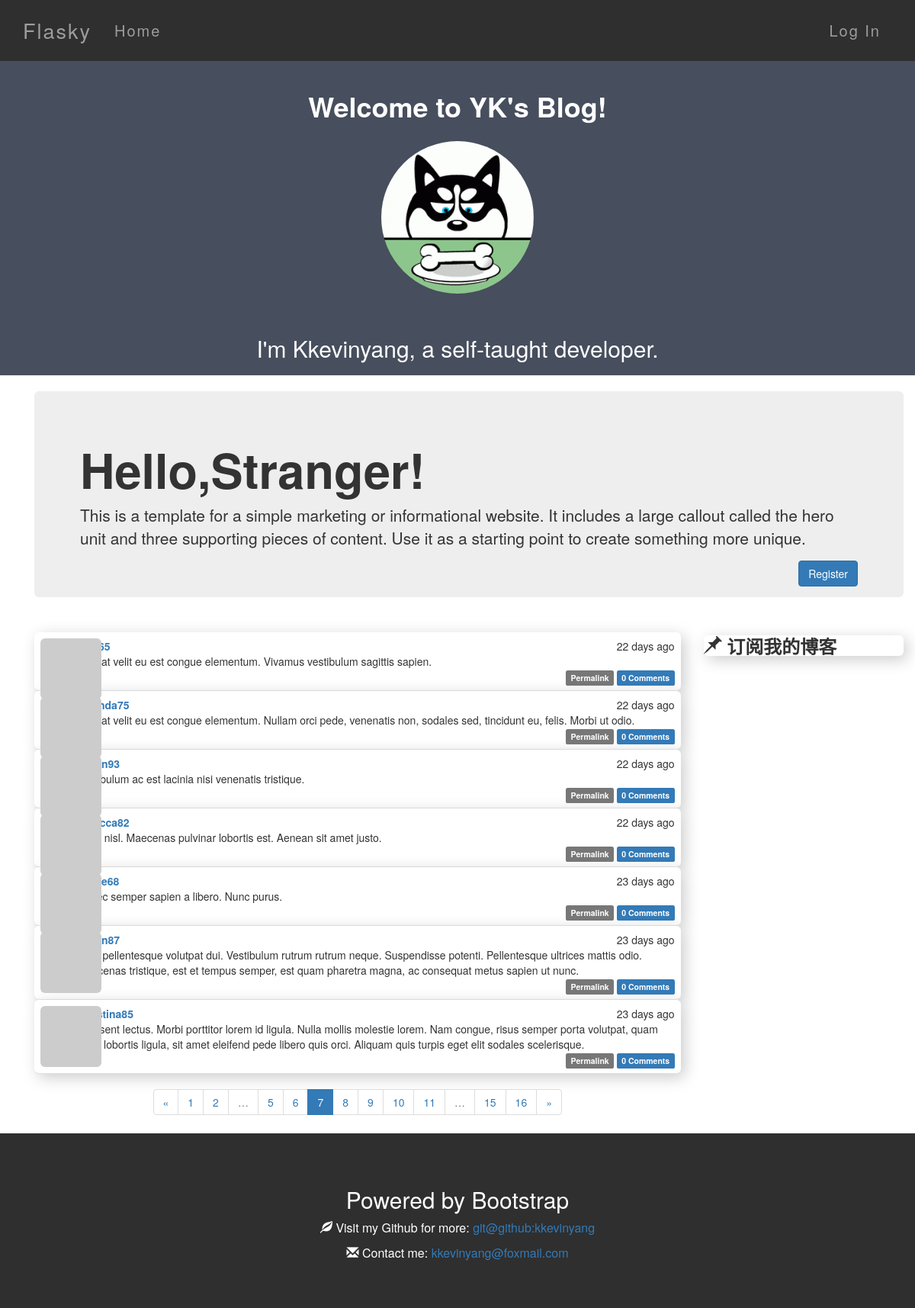
Screenshot of /?page=7 with the database file from the repository.
### app/models.py (models this page shows, shortened)
class Post(db.Model):
    __tablename__ = 'posts'
    id = db.Column(db.Integer, primary_key=True)
    body = db.Column(db.Text)
    timestamp = db.Column(db.DateTime, index=True, default=datetime.utcnow)  # 有默认值
    author_id = db.Column(db.Integer, db.ForeignKey('users.id'))
    body_html = db.Column(db.Text)
    comments = db.relationship('Comment', backref='post', lazy='dynamic')

class User(UserMixin,db.Model):
    __tablename__ = 'users'
    sqlite_autoincrement = True
    id = db.Column(db.Integer, primary_key=True)
    email = db.Column(db.String(64), unique=True, index=True)
    username = db.Column(db.String(64), unique=True, index=True)
    role_id = db.Column(db.Integer, db.ForeignKey('roles.id'))
    password_hash = db.Column(db.String(128))
    confirmed = db.Column(db.Boolean, default=False)
    name = db.Column(db.String(64))
    location = db.Column(db.String(64))
    about_me = db.Column(db.Text())
    member_since = db.Column(db.DateTime(), default=datetime.utcnow)
    last_seen = db.Column(db.DateTime(), default=datetime.utcnow)
    avatar_hash = db.Column(db.String(32))
    posts = db.relationship('Post', backref='author', lazy='dynamic')  # posts和comments都需要关联author才行，所以两个都有
    comments = db.relationship('Comment', backref='author', lazy='dynamic')
    @property
    def password(self):  # 若尝试读取password的值会返回属性错误，因为生成了散列值后不能还原
        raise AttributeError('password is not a readable attribute')
    def gravatar(self, size=100, default='identicon', rating='g'):
        if request.is_secure:
            url = 'https://secure.gravatar.com/avatar'
        else:
            url = 'http://cn.gravatar.com/avatar'
        hash = self.avatar_hash or hashlib.md5(self.email.encode('utf-8')).hexdigest()
        return '{url}/{hash}?s={size}&d={default}&r={rating}'.format(
            url=url, hash=hash, size=size, default=default, rating=rating)

### app/main/views.py (the view)
@main.route('/', methods=['GET', 'POST'])
def index():
    form = PostForm()
    if current_user.can(Permission.WRITE_ARTICLES) and \
            form.validate_on_submit():
        post = Post(body=form.body.data,
                    author=current_user._get_current_object())
        db.session.add(post)
        return redirect(url_for('.index'))
    page = request.args.get('page', 1, type=int)
    pagination = Post.query.order_by(Post.timestamp.desc()).paginate(
        page, per_page=7,
        error_out=False)
    posts = pagination.items
    return render_template('index.html', form=form, posts=posts,
                           pagination=pagination)

### app/auth/views.py (called while the page is built)
@auth.before_app_request
def before_request():
    if current_user.is_authenticated:
        current_user.ping()
        if not current_user.confirmed \
                and request.endpoint[:5] != 'auth.' \
                and request.endpoint != 'static':
            return redirect(url_for('auth.unconfirmed'))

### app/main/__init__.py (called while the page is built)
@main.app_context_processor  # 把permission类加入模板
def inject_permissions():
    return dict(Permission=Permission)

### app/models.py (called while the page is built)
    def can(self, permissions):
        return False

    def is_administrator(self):
        return False

### app/templates/index.html (shortened to what this page needs)
{% extends "base.html" %}
{% import "bootstrap/wtf.html" as wtf %}
{% import "_macros.html" as macros %}
{% block page_content %}
<div class="page-header text-center bg-2">
      <h1>Welcome to YK's Blog!</h1>
      <img src="{{ url_for('static', filename = 'dog.gif') }}" class="me-img img-responsive img-circle margin" alt="me">
      <h2>I'm Kkevinyang, a self-taught developer.</h2>
</div>
{% endblock %}
{% block post_content %}
<div class="container">
    {% if not current_user.is_authenticated %}
    <div class="jumbotron">
        <h1>Hello,Stranger!</h1>
        <p>
         This is a template for a simple marketing or informational website. It includes a large callout called the hero unit and three supporting pieces of content. Use it as a starting point to create something more unique.
        </p>
        <p>
         <a class="btn btn-primary btn-large" href="{{ url_for('auth.register') }}">Register</a>
        </p>
    </div>
    {% endif %}
</div>
<div class="container">
  <div class="row">
    <div class="col-md-9">
      <div class="post">
        <div class="post-tabs">
          {% include '_posts.html' %}
        </div>
      </div>
	  {% if pagination %}
      <div class="pagination text-center">
        {{ macros.pagination_widget(pagination, '.index') }}
      </div>
      {% endif %}
    </div>
    <div class="col-md-3">
      <div class="subscribe shadow frame" data-spy="affix" data-offset-top="611">
        <h3><b><span class="glyphicon glyphicon-pushpin"></span> 订阅我的博客 </b></h3>
      </div>
    </div>
  </div>
</div>
{% endblock %}

### app/templates/_posts.html (shortened to what this page needs)
<ul class="posts">
    {% for post in posts %}
    <li class="post shadow frame">
        <div class="post-thumbnail">
            <a href="{{ url_for('.user', username=post.author.username) }}">
                <img class="img-rounded profile-thumbnail" src="{{ post.author.gravatar(size=40) }}">
            </a>
        </div>
        <div class="post-content">
            <div class="post-date">{{ moment(post.timestamp).fromNow() }}</div>
            <div class="post-author"><a href="{{ url_for('.user', username=post.author.username) }}">{{ post.author.username }}</a></div>
            <div class="post-body">
                {% if post.body_html %}
                    {{ post.body_html | safe }}
                {% else %}
                    {{ post.body }}
                {% endif %}
            </div>
            <div class="post-footer">
                <a href="{{ url_for('.post', id=post.id) }}">
                    <span class="label label-default">Permalink</span>
                </a>
                 <a href="{{ url_for('.post', id=post.id) }}#comments">
                    <span class="label label-primary">{{ post.comments.count() }} Comments</span>
                </a>
            </div>
        </div>
    </li>
    {% endfor %}
</ul>

### app/static/styles.css (style rules this page uses)
.btn { float: right; }
.shadow { box-shadow: 5px 5px 20px #CCC; }
.frame { border-radius: 6px; }
.page-header { padding-top: 20px; margin: 0 0 20px; }
.profile-thumbnail { position: absolute; }
div.post-tabs { margin-top: 16px; }
ul.posts { list-style-type: none; padding: 0px; margin: 16px 0px 0px 0px; border-top: 1px solid #e0e0e0; }
div.post-tabs ul.posts { margin: 0px; border-top: none; }
ul.posts li.post { padding: 8px; border-bottom: 1px solid #e0e0e0; }
div.post-date { float: right; }
div.post-author { font-weight: bold; }
div.post-thumbnail { position: absolute; }
div.post-content { margin-left: 48px; min-height: 48px; }
div.post-footer { text-align: right; }
div.pagination { width: 100%; text-align: center; padding: 0px; margin: 0px; }
.margin { margin-top: 15px; margin-bottom: 35px; }
.me-img { display:inline; width: 200; height: 200; }

### app/static/typography.css (style rules this page uses)
h1,h2,h3,h4,h5 { font-weight: bold; }
p { font-size: 16px; }
.post-body h1,h2,h3,h4,h5 { font-weight: normal; }
div.post-footer { text-align: right; }
.subscribe h3 { font-weight: bold; }

### app/static/color.css (style rules this page uses)
.frame { background-color: #FFF; }
.bg-2 { background-color: #474e5d; color: #ffffff; }

### rows the page displays
Post: timestamp "22 days ago", body "Duis at velit eu est congue elementum. Vivamus vestibulum sagittis sapien.", comments.count "0"
Post: timestamp "22 days ago", author.username "amanda75", body "Duis at velit eu est congue elementum. Nullam orci pede, venenatis non, sodales sed, tincidunt eu, felis. Morbi ut odio.", comments.count "0"
Post: timestamp "22 days ago", body "Vestibulum ac est lacinia nisi venenatis tristique.", comments.count "0"
Post: timestamp "22 days ago", author.username "rebecca82", body "Nulla nisl. Maecenas pulvinar lobortis est. Aenean sit amet justo.", comments.count "0"
Post: timestamp "23 days ago", body "Donec semper sapien a libero. Nunc purus.", comments.count "0"
Post: timestamp "23 days ago", body "Cras pellentesque volutpat dui. Vestibulum rutrum rutrum neque. Suspendisse potenti. Pellentesque ultrices mattis odio. Maecenas tristique, est et tempus semper, est quam pharetra magna, ac consequat metus sapien ut nunc.", comments.count "0"
Post: timestamp "23 days ago", author.username "christina85", body "Praesent lectus. Morbi porttitor lorem id ligula. Nulla mollis molestie lorem. Nam congue, risus semper porta volutpat, quam pede lobortis ligula, sit amet eleifend pede libero quis orci. Aliquam quis turpis eget elit sodales scelerisque.", comments.count "0"

### other values shown
{{ p }} "1" "2" "5" "6" "8" "9" "10" "11" "15" "16"
{{ p }} "7"
